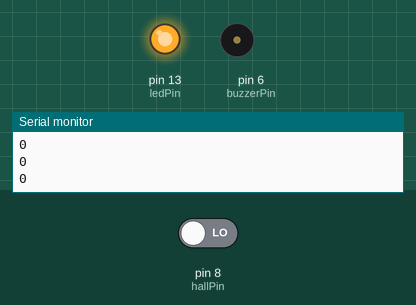
This sketch was run on a simulated Arduino Uno, built with avr-gcc and run on an emulated ATmega328P. On the bench: output pins drawn as LEDs (lit = HIGH), buzzer (waves = sounding), the last lines printed to the serial monitor. Inputs (shaded band) come from the test bench; at power-on: pin 8 (hallPin) LOW.

Above: at 1.8 s.
1.9 s: pin 8 (hallPin) driven HIGH
At 2.8 s:
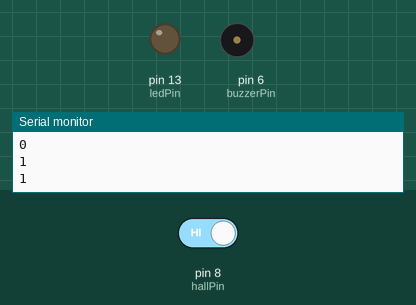
3.5 s: pin 8 (hallPin) driven LOW
At 3.6 s:
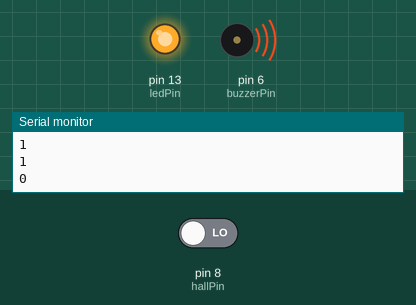
Timing chart, 0 to 12.5 s (numbered marks = the images above; inputs shaded):
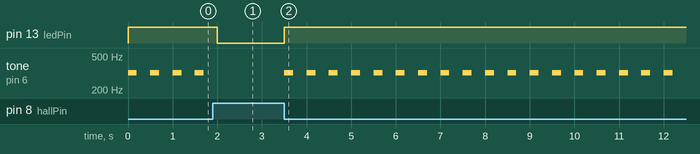

Measured:
- after the input at 1.9 s, pin 13 (ledPin): HIGH → LOW after 0.10 s; tone on pin 6 (buzzerPin): stops changing and stays silent
- after the input at 3.5 s, pin 13 (ledPin): LOW → HIGH at once; tone on pin 6 (buzzerPin): alternates 320 Hz for 0.20 s and silent for 0.30 s, starting at once
- by itself, tone on pin 6 (buzzerPin): alternates 320 Hz for 0.20 s and silent for 0.30 s

The sketch:

switchHallSensor.ino
```cpp
// Hall Switch Sensor
#include <Arduino.h>

const int hallPin = 8; //the SIG of hall sensor attach to
const int ledPin = 13; //pin 13 built-in LED light
const int buzzerPin = 6;// Passive Buzzer SIG
int val = 0; //the variable to store the value read from Hall Switch
/********************************/
void setup()
{
  pinMode(hallPin,INPUT); //initialize the hall as an input
  pinMode(ledPin,OUTPUT); //initialize the led as an output
  pinMode(buzzerPin,OUTPUT);// initialize The Passive Buzzer as an output
  Serial.begin(9600);// initialize serial communications at 9600 bps
}
/**********************************/
void loop()
{
  val = digitalRead(hallPin); //read the value from hall Switch
  Serial.println(val);//print the value
  if(val == HIGH)
  {
    digitalWrite(ledPin,LOW);//turn off led
    noTone(buzzerPin);//if you want to play different pitches on multiple pins, you need to     call noTone() on one pin before calling tone() on the next pin.
  }
  if(val == LOW)
  {
    digitalWrite(ledPin,HIGH);//turn on led
    tone(buzzerPin,320,200);//generate a tone on pin 7 ,with a frequency of 320hz and the    duration of the tone is 200 milliseconds
  }
  delay(500);//to get a beeping tone
}
/*************************************/
```
